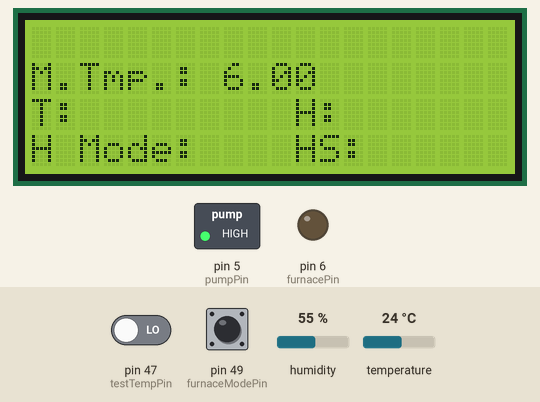
Simulated run of this sketch. Board: Arduino Mega 2560, built with avr-gcc and run on an emulated ATmega2560. Shown: 20×4 character LCD, switched loads named in the sketch (green lamp = pin HIGH), output pins drawn as LEDs (lit = HIGH). The test bench sets the inputs (shaded band); at power-on: humidity 55 %, temperature 24 °C, pin 49 (furnaceModePin) HIGH, pin 47 (testTempPin) LOW. The local clock reads 2024-03-15 10:24:30 at power-on unless the sketch sets it; what the sketch prints to the serial monitor is not drawn.

Above: at 1.7 s.
At 2.8 s:
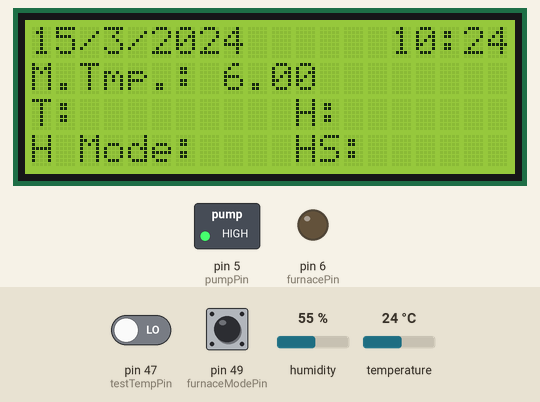
2.9 s: humidity set to 22 %
At 5.9 s:
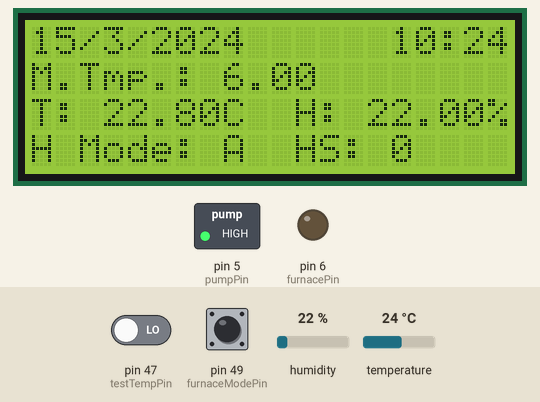
6.9 s: temperature set to 9 °C
At 9.0 s:
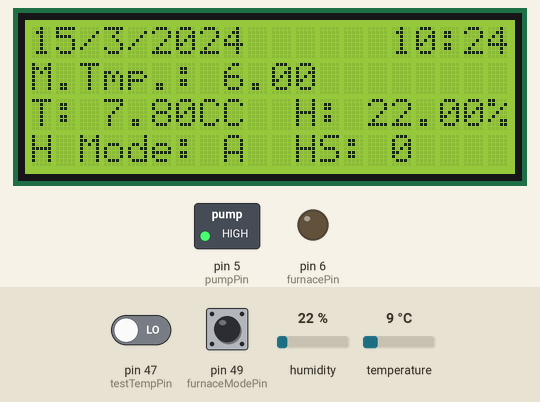
15.3 s: pin 49 (furnaceModePin) pulled LOW for 2.1 s
At 17.9 s:
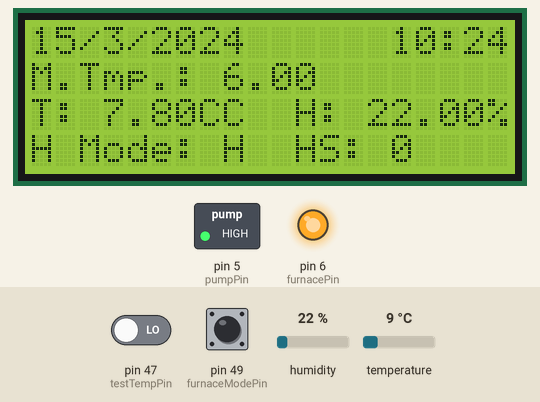
Timing chart, 0 to 22.2 s (numbered marks = the images above; inputs shaded):
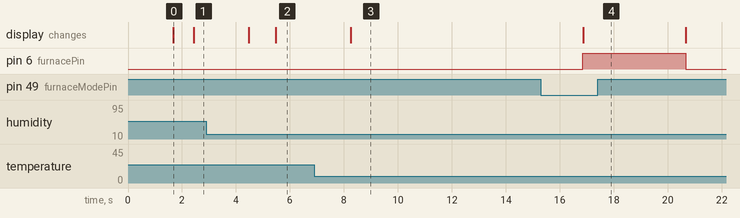

Measured:
- after the input at 6.9 s, the display: changes after 1.4 s (image 3)
- after the input at 15.3 s, pin 6 (furnacePin): LOW → HIGH after 1.6 s, → LOW 3.8 s later; the display: changes after 1.6 s (image 4)
- what the display in image 0 shows lasts 0.7 s, from 1.7 s to 2.4 s

The sketch:

FurnaceControl_Active.ino
```cpp
//--------------Libraries--------------------------------------------
#include <SPI.h>
#include <Wire.h>
#include <TimeLib.h>                   //Time functions
#include <LiquidCrystal_I2C.h>         //For LCD display
#include <DS1307RTC.h>                 //For real time clock
#include "DHT.h"                       //For DHT22 Temp sensor
#include <OneWire.h>                   //For waterproof temp sensor
#include <DallasTemperature.h>         //For waterproof temp sensor
//--------------end of Libraries-------------------------------------

#define DHTPIN 2                       // digital pin for temperature data DHT22
#define DHTTYPE DHT22                  // DHT 22  (AM2302), AM2321
#define ONE_WIRE_BUS 45                // defines which pin the onewire bus operates on

//--------------Initiate Instances-----------------------------------
DHT dht(DHTPIN, DHTTYPE);
LiquidCrystal_I2C lcd(0x27,20,4);      // set the LCD address to 0x27 for a 20 chars and 4 line display
OneWire oneWire(ONE_WIRE_BUS);         // Initiates one wire bus for all devices
DallasTemperature sensors(&oneWire);   // Passes bus as reference to Dallas Temp
//--------------end of Instantiation---------------------------------


//--------------Temp Variables------------------------------------------------------------------
  float temp_in_celsius = 0;
  float dht_temp_sensor_adj = 1.2;
  float wp_temp_sensor_adj = .6;
  float T=0;                             //value of Temp Cent returned by temp function
//--------------end of Temp Variables-----------------------------------------------------------


//--------------Pin # Variables------------------------------------------------------------------
  const int furnacePin =6;               // pin controlling relay for furnace
  const int furnaceModePin = 49;          //pin to receive Home or Away signal from Internet Switch
  const int testTempPin = 47;            // pin to receive test mode signal
  const int pumpPin =5;                  // pin controlling relay for irrigation pump
//--------------end of Pin Variables--------------------------------------------------------------


//--------------Heating Variables-----------------------------------------------------------------
  int HeatingMode = 1;                    //Mode of Heating system 0 = Away, 1= Home
  unsigned long CurtimeFurnace;           //time of furnace at execution of furnace control function
  unsigned long FurnaceOnTime;            //time that the furnace was turned on
  unsigned long FurnaceRunningTime;        //length of time in seconds that the furnance has been on
  int furnaceStatus = LOW;                //sets status variable to LOW (furnance On)
  float HeatOnTemp = 6;                  //minimum temperature allowed when system is set to AWAY
  unsigned long HeatingOffDelay = 2700;    //furnace runs for 45 mins (2700 seconds) past satisfaction of minimum temp
  //unsigned long HeatingOffDelay = 60;    //furnace runs for 1 min (60 seconds) past satisfaction of minimum temp
  int HoldFurnace = 0;                    //allows mainbody to test if Furnace is running within the HeatingDelay time
  unsigned long FurnaceTimeRemaining = 0;  //the amount of seconds remaining from current time to furnace off for Heating Delay
//-------------end of Heating Variables-----------------------------------------------------------
//-------------Pump Variables------------------------------------------------------------------------
unsigned long Basetime;                //variable for time of current bootup
unsigned long CurtimePump;             //time of pump at snapshot
unsigned long PumpOnTime;              //Target time for turning on pump
unsigned long ActPumpOnTime;           //Actual time when the pump was turned on
unsigned long PumpRunningTime;         //Length in seconds that pumpPin has been LOW
unsigned long Timediff;                //seconds remaining until PumpOnTime
unsigned long PumpInterval = 86400;    //One day cycle for pump time
//unsigned long PumpInterval = 200;    //for testing purposes only should be commented out
unsigned long StartOfDayTime;          //midnight(start of day) of current day
unsigned long PumpOnHour = 28800;      //Seconds from midnight to 8:00AM
//unsigned long PumpOnHour = 66720;    //Seconds from midnight to test time.should be commented out
int pumpStatus = HIGH;
int maxPumpRun = 300;                  //Seconds that pump is able to run each fill cycle
//------------- end of Pump Variables------------------------------------------------------------------------
float temp(void);


//******************************************************************************************************
//**********************Setup********************************************************************
//******************************************************************************************************

void setup() {

//-------------General Setup-----------------------------------------------------------------------
  Serial.begin(9600);
  delay(1500);                        // Allow the hardware to sort itself out
//-------------end of General Setup----------------------------------------------------------------


//-------------One Wire Dallas Temp Setup----------------------------------------------------------
 pinMode(ONE_WIRE_BUS, INPUT_PULLUP);
 // Start up the library
 sensors.begin();
//------------end ofOne Wire Dallas Temp Setup----------------------------------------------------------


//----------LCD Setup-------------------------------------------------------------------------------
  lcd.init();                         // initialize the lcd
  lcd.init();                         //2nd init per example sketches
  lcd.backlight();


//---------DHT Setup-------------------------------------------------------------------------------
  lcd.setCursor(0,2);
  lcd.print("T:");
  lcd.setCursor(11,2);
  lcd.print("H:");
  dht.begin();


//---------RTC Setup--------------------------------------------------------------
 setSyncProvider(RTC.get);                  // the function to get the time from the RTC

//---------end of RTC Setup--------------------------------------------------------------

//---------Furnace Control Setup----------------------------------------------------
  pinMode (testTempPin, INPUT);              //initiates pin for testing home/away cycle
  pinMode(furnacePin, OUTPUT);               //initiates pin for furnace relay
  pinMode(furnaceModePin, INPUT);            //sets furnace mode pin to INPUT
  //digitalWrite(furnacePin, HIGH);            //turns furnace on HOME by default at startup--note relay wired Normally Closed
  lcd.setCursor(0,1);
  lcd.print("M.Tmp.: ");
  lcd.setCursor(0,3);                        //Heating Mode Label
  lcd.print("H Mode:");
  lcd.setCursor(11,3);
  lcd.print("HS:");

//---------end of Furnace Control Setup--------------------------------------------------------------

//----------Pump Control Setup---------------------------------------------------------
  StartOfDayTime = daystart();              //Gets the UNIX time for midnight of current day
  Basetime = RTC.get();                     //gets current time in seconds when system has started
  PumpOnTime = StartOfDayTime + PumpOnHour; //sets initial pump operation for current time plus interval
    if (Basetime > PumpOnTime) {              //checks to see if the day's pump has been missed
      PumpOnTime = PumpOnTime + PumpInterval; //if missed set it for the next pump on time
    }
  pinMode(pumpPin, OUTPUT);                 //initiates pin for pump relay
  //pinMode(pumpOff, INPUT);                //error in compiling
  digitalWrite(pumpPin,HIGH);               //sets pin to release relay
  //digitalWrite (pumpOff, HIGH);             //sets up pin for pump on-off button error in compliling

}

//******************************************************************************************************
//**********************end of Setup********************************************************************
//******************************************************************************************************


void loop() {


  lcd.setCursor(8,1);                      //displays minimum house temp target.
  lcd.print(HeatOnTemp);

//-----------------GETS Dallas Temp WP Sensor data------------------------------------
 Serial.print(" Requesting temperatures...");
 sensors.requestTemperatures(); // Send the command to get temperature readings
 Serial.println("DONE");


//-----------------GETS AND DIPLAYS CURRENT TIME AND DATE------------------------------


  tmElements_t tm;                        //Reads RTC

  if (RTC.read(tm)) {
      lcd.setCursor(15,0);
      if ((tm.Hour)<10)
         {
              lcd.print("0");
         }
      lcd.print(tm.Hour);
      lcd.print(":");

      if ((tm.Minute)<10)
         {
              lcd.print("0");
         }
      lcd.print(tm.Minute);
      lcd.setCursor(0,0);
      lcd.print(tm.Day);
      lcd.print("/");
      lcd.print(tm.Month);
      lcd.print("/");
      lcd.print(tmYearToCalendar(tm.Year));
    }

    else {
      lcd.setCursor(0,0);
      if (RTC.chipPresent())
        {
              lcd.print("Run the SetTime");
        }
      else
        {
              lcd.print("Chk Circuits");
        }
      }
//------------------End of Time and Date Routine----------------------------

//------------------Test Implimentation Routine----------------------------
if (digitalRead (testTempPin) == HIGH) {     // If pin is high, wp sensor is used for sample (put in icewater)
 T =  (sensors.getTempCByIndex(0)-wp_temp_sensor_adj);
 Serial.print("WP Sensor Temperature is: ");
 Serial.print (T);
 delay (2000);
}

if (digitalRead (testTempPin) == LOW) {      // If pin is high, DHT sensor is used for sample (in air)
 T = temp();                                  //calls temperature reading and display function
}
//------------------end of Test Implimentation Routine----------------------------

//---Pump Control-------------------------------------------------------------------------
PumpControl();                        //calls function to control pump
//---Furnace Control----------------------------------------------------------------------

   if (digitalRead(furnaceModePin) == LOW) {      //Checks if power from remote switch is OFF (LOW) (HOME)

      digitalWrite(furnacePin, HIGH);    //Turns Furnace continuously ON by keeping relay low
      lcd.setCursor(8,3);
      lcd.print("H");
   }

   if (digitalRead(furnaceModePin) == HIGH){         //Controls furnace to maintain minimum temperature
      lcd.setCursor(8,3);
      lcd.print("A");

      if (T < HeatOnTemp){                          //If less than target T, pass control to function that turns furn
          FurnaceControl();
      }

      if (HoldFurnace == HIGH){                     // If furnace is in HOLD mode (minimum 2hr run time) pass control to function
          FurnaceControl();
      }

      if (HoldFurnace == LOW){                      //  If furncace is not in HOLD mode and T >= to target, turn furnace off
          if (T >= HeatOnTemp){
          digitalWrite(furnacePin, LOW);
          }
      }


   }


   lcd.setCursor(15,3);
   lcd.print(HoldFurnace);
}

//------------END OF VOID LOOP--------------
```

furnace_control.ino
```cpp
/*
 NOTES:
 This function requires a test in the main body for:
  a, temperature actual vs. temperature target
  b. Heating system mode


 This function is called only if:
  a. Heating System is AWAY ,and
  b. Temp Actual is Less than or Equal to LOW Temp, and

 The function then
  a. records the start time of the function
  b. If the system is off, it records the ON time and turns the system ON
  c. It calculates the running time of the current ON cycle
  d. It determines wheter Hold time has been exceeded.
  It turns the system off
 */

 void FurnaceControl() {
  CurtimeFurnace =RTC.get();                             //gets current time for start of this function
  //furnaceStatus = digitalRead(furnacePin);             //reads whether furnace is on or not


  if (digitalRead(furnacePin) == LOW){                   //check if furnace is off Pin is low, meaning activated relay, wired normally closed)
    FurnaceOnTime = CurtimeFurnace;                      //Record the time that the furnace starts
    digitalWrite(furnacePin, HIGH);                      //turns furnace ON by setting relay input HIGH (relay off, wired normally clsoed)
    HoldFurnace = HIGH;                                  //sets the first to HOLD mode after initial startup
  }
  FurnaceRunningTime = CurtimeFurnace  - FurnaceOnTime;  //calculates the current running time of the furnace

  if (FurnaceRunningTime > HeatingOffDelay) {
    furnaceStatus = LOW;
    digitalWrite(furnacePin, LOW);                       //Energizes relay which turns off furnace
    HoldFurnace = LOW;                                     //Sets furnace hold status to Off
  }

return;
}
```

pump_control.ino
```cpp
/*Controls the ON and OFF of the pump based upon proximity to Target ON and OFF times which are calculated
 * at the beginning during setup.  The targeted ON and OFF times for the NEXT cycle are calculated and updated
 * by this function when the pump has completed its cycle.  Current parameters are:
 * Pump ON once per day at 8:00AM, max running time 2 minutes.  Pump is turned off outside of this program
 * via a float switch in the water tank.
 */


void PumpControl() {
 CurtimePump =RTC.get();
 pumpStatus = digitalRead(pumpPin);              //read current status of pump, HIGH is off, LOW is on
 Timediff = PumpOnTime - CurtimePump;           //seconds left until the pump is scheduled to be on
 if (pumpStatus == HIGH) {                       //evaluates circumstances if pump is OFF


  if (Timediff < 30) {                            //Checks if current time is within 30 seconds of target on time.
    digitalWrite(pumpPin,LOW);                    //Turns pump on
    ActPumpOnTime = RTC.get();                    //Records time the pump actually went on vs. the target
    PumpOnTime = PumpOnTime + PumpInterval;       //Sets the new target for the next pump on cycle
    }
  }

if (pumpStatus == LOW) {                          //Checks if pump is ON

  PumpRunningTime = CurtimePump - ActPumpOnTime;  //If pump in ON, update running time
  if (PumpRunningTime > maxPumpRun) {             //Check if pump has run for target time and turn off is yes
    digitalWrite(pumpPin, HIGH);                  //Turns pump off
    PumpRunningTime =0;                           //Clear the pump running time after turning pump off
  }
}
delay(1000);                                      //Used in original routine to avoid running function more than once per second.probably not needed now

return;
}
```

start_of_day.ino
```cpp
unsigned long daystart() {
  unsigned long timeofday = RTC.get();
  unsigned long parttime = timeofday % 86400;
  unsigned long midnight = timeofday - parttime;

  return midnight;
}
```

temp.ino
```cpp
float temp(){

/*---------------GETS AND CALCULATES CELSIUS TEMPERATURE
 Wait a few seconds between measurements.
  Reading temperature or humidity takes about 250 milliseconds!
   Sensor readings may also be up to 2 seconds 'old' (its a very slow sensor)
  */
  delay(2000);


  float h = dht.readHumidity();
  float t = dht.readTemperature()-dht_temp_sensor_adj;             // Read temperature as Celsius (the default)
  float f = dht.readTemperature(true)-(dht_temp_sensor_adj*9/5);    // Read temperature as Fahrenheit (isFahrenheit = true)

  if (isnan(h) || isnan(t) || isnan(f)) {           // Check if any reads failed and exit early (to try again).
    Serial.println("Failed to read from DHT sensor!");
    return -99.0;
  }


  Serial.print("Humidity: ");
  Serial.print(h);
  Serial.print(" %\t");
  Serial.print("Temp: ");
  Serial.print(t);
  Serial.print(" *C ");


 //----------------END OF TEMPERATURE CALCULATION

 //----------------DISPLAYS TEMPERATURE
  lcd.setCursor(3,2);
  lcd.print(t);
  lcd.print("C");
  lcd.setCursor(14,2);
  lcd.print(h);
  lcd.print("%");
//  lcd.print(analogRead(0));
//  lcd.print(analogRead(1));
//-----------------END OF TEMPURATURE DISPLAY
return t;
}
```
